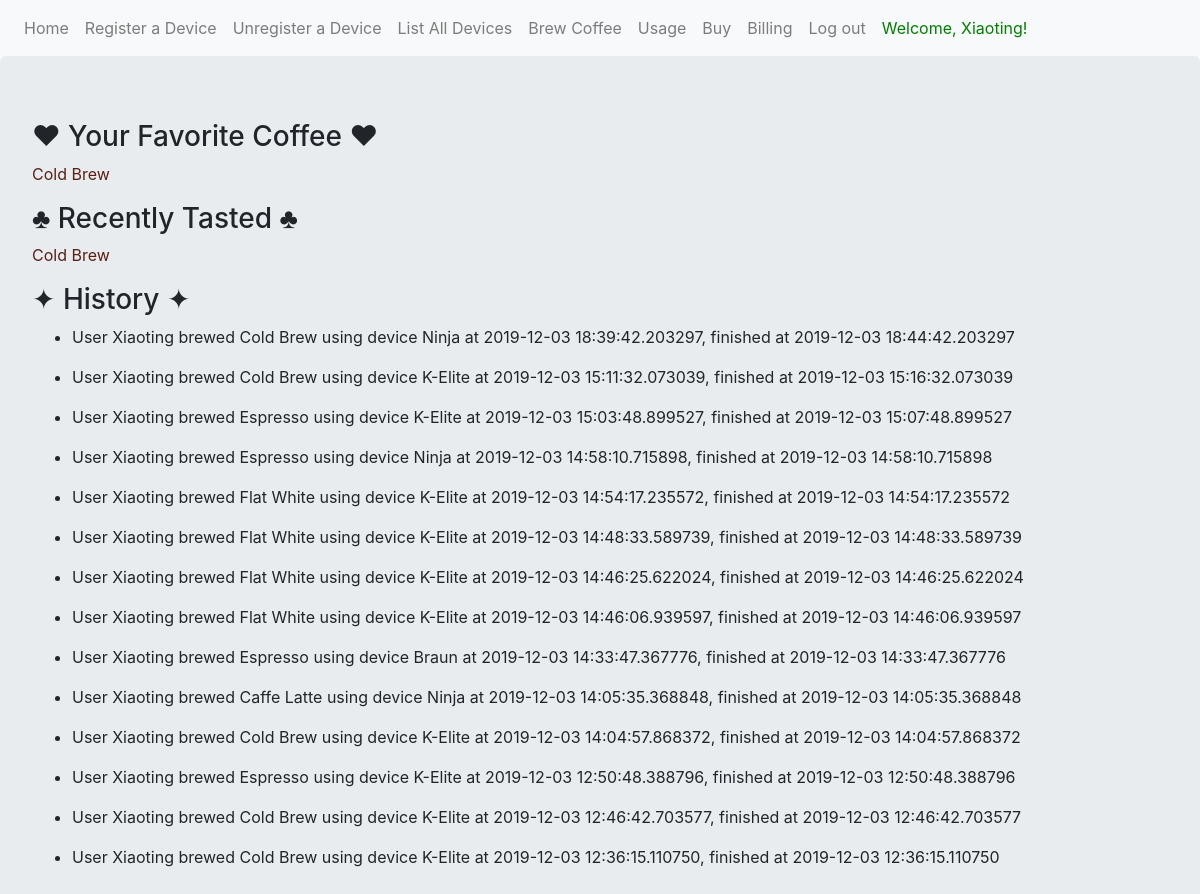
The page /brew/usage (signed in) on the database its author committed.
### myproject/models.py (models this page shows, shortened)
class User(db.Model, UserMixin):
    __tablename__ = 'users'
    id = db.Column(db.Integer, primary_key = True)
    email = db.Column(db.String(64), unique=True, index=True)
    username = db.Column(db.String(64), unique=True, index=True)
    address = db.Column(db.String(512), index=True)
    password_hash = db.Column(db.String(128))

class Menu(db.Model):
    __tablename__ = 'menus'
    id = db.Column(db.Integer,primary_key= True)
    menu_name = db.Column(db.Text)
    brew_time = db.Column(db.Time)

class BrewEvent(db.Model):
    __tablename__ = 'brewevents'
    id = db.Column(db.Integer,primary_key= True)
    start_time = db.Column(db.DateTime)
    end_time = db.Column(db.DateTime)
    user_id = db.Column(db.Integer, db.ForeignKey("users.id"))
    device_id = db.Column(db.Integer, db.ForeignKey("devices.id"))
    menu_id = db.Column(db.Integer, db.ForeignKey("menus.id"))
    status = db.Column(db.String(64)) # status: cancelled, finished
    def __repr__(self):
        menu = Menu.query.get(self.menu_id)
        user = User.query.get(self.user_id)
        device = Device.query.get(self.device_id)
        return "User {} brewed {} using device {} at {}, {} at {}".format(user.username, menu.menu_name, device.model_name, self.start_time, self.status, self.end_time)

class Device(db.Model):
    __tablename__ = 'devices'
    id = db.Column(db.Integer, primary_key = True)
    serial_numer = db.Column(db.String(12), unique=True, index=True)
    model_name = db.Column(db.String(128))
    nick_name = db.Column(db.String(256))
    owner_id = db.Column(db.Integer)
    registration_time = db.Column(db.DateTime)
    is_working = db.Column(db.Boolean)

### myproject/brew/views.py (the view)
@login_required
@brew_blueprint.route('/usage', methods=['GET', 'POST'])
def usage():
    brewevents = BrewEvent.query.filter_by(user_id=current_user.id).order_by(BrewEvent.start_time.desc()).all()
    coffees = [be.menu_id for be in brewevents]
    c_count = Counter(coffees)
    top1_menu_id = c_count.most_common(1)[0][0]
    top1 = Menu.query.get(top1_menu_id).menu_name
    recent = BrewEvent.query.filter_by(user_id=current_user.id).order_by(BrewEvent.start_time.desc()).first()
    rc = Menu.query.get(recent.menu_id).menu_name
    return render_template('usage.html', brewevents=brewevents, top1=top1,recent=rc)

### myproject/models.py (called while the page is built)
@login_manager.user_loader
def load_user(user_id):
    return User.query.get(user_id)

### myproject/brew/templates/brew/usage.html
{% extends "base.html" %}
{% block content %}
<div class="jumbotron">
  <h3>&hearts; Your Favorite Coffee &hearts;</h3>
  <p><font color='#582014'>{{top1}}</font></p>
  <h3>&#9827; Recently Tasted &#9827;</h3>
  <p><font color='#582014'>{{recent}}</font></p>
  <h3>&#10022; History &#10022;</h3>
  <ul>
    {% for brewevent in brewevents  %}
    <li>
      <p> {{brewevent}} </p>
    </li>
    {% endfor %}
  </ul>
</div>
{% endblock %}

### myproject/templates/base.html (shortened to what this page needs)
<!DOCTYPE html>
<html lang="en" dir="ltr">
  <head>
    <link rel="stylesheet" href="https://maxcdn.bootstrapcdn.com/bootstrap/4.0.0/css/bootstrap.min.css">
  </head>
  <body>
    <nav class="navbar navbar-expand-lg navbar-light bg-light">
    <div class="navbar-nav">
      <a class="nav-item nav-link" href="{{ url_for('index') }}">Home</a>
      {% if current_user.is_authenticated %}
      <a class="nav-item nav-link" href="{{ url_for('devices.register') }}">Register a Device</a>
      <a class="nav-item nav-link" href="{{ url_for('devices.unregister') }}">Unregister a Device</a>
      <a class="nav-item nav-link" href="{{ url_for('devices.list') }}">List All Devices</a>
      <a class="nav-item nav-link" href="{{ url_for('brew.brew') }}">Brew Coffee</a>
      <a class="nav-item nav-link" href="{{ url_for('brew.usage') }}">Usage</a>
      <a class="nav-item nav-link" href="{{ url_for('products.buy') }}">Buy</a>
      <a class="nav-item nav-link" href="{{ url_for('products.billing') }}">Billing</a>
      <a class="nav-item nav-link" href="{{ url_for('login.logout') }}">Log out</a>
      <a class="nav-item nav-link" }}> <font color="green"> Welcome, {{current_user.username}}!</font> </a>
      {% endif %}
    </div>
</nav>
    {% block content %}
    {% endblock %}
  </body>
</html>

### rows shown on the page
User: username "Xiaoting"
Menu: menu_name "Cold Brew"
BrewEvent: menu+user+device "User Xiaoting brewed Cold Brew using device Ninja at 2019-12-03 18:39:42.203297, finished at 2019-12-03 18:44:42.203297"
BrewEvent: menu+user+device "User Xiaoting brewed Cold Brew using device K-Elite at 2019-12-03 15:11:32.073039, finished at 2019-12-03 15:16:32.073039"
BrewEvent: menu+user+device "User Xiaoting brewed Espresso using device K-Elite at 2019-12-03 15:03:48.899527, finished at 2019-12-03 15:07:48.899527"
BrewEvent: menu+user+device "User Xiaoting brewed Espresso using device Ninja at 2019-12-03 14:58:10.715898, finished at 2019-12-03 14:58:10.715898"
BrewEvent: menu+user+device "User Xiaoting brewed Flat White using device K-Elite at 2019-12-03 14:54:17.235572, finished at 2019-12-03 14:54:17.235572"
BrewEvent: menu+user+device "User Xiaoting brewed Flat White using device K-Elite at 2019-12-03 14:48:33.589739, finished at 2019-12-03 14:48:33.589739"
BrewEvent: menu+user+device "User Xiaoting brewed Flat White using device K-Elite at 2019-12-03 14:46:25.622024, finished at 2019-12-03 14:46:25.622024"
BrewEvent: menu+user+device "User Xiaoting brewed Flat White using device K-Elite at 2019-12-03 14:46:06.939597, finished at 2019-12-03 14:46:06.939597"
BrewEvent: menu+user+device "User Xiaoting brewed Espresso using device Braun at 2019-12-03 14:33:47.367776, finished at 2019-12-03 14:33:47.367776"
BrewEvent: menu+user+device "User Xiaoting brewed Caffe Latte using device Ninja at 2019-12-03 14:05:35.368848, finished at 2019-12-03 14:05:35.368848"
BrewEvent: menu+user+device "User Xiaoting brewed Cold Brew using device K-Elite at 2019-12-03 14:04:57.868372, finished at 2019-12-03 14:04:57.868372"
BrewEvent: menu+user+device "User Xiaoting brewed Espresso using device K-Elite at 2019-12-03 12:50:48.388796, finished at 2019-12-03 12:50:48.388796"
BrewEvent: menu+user+device "User Xiaoting brewed Cold Brew using device K-Elite at 2019-12-03 12:46:42.703577, finished at 2019-12-03 12:46:42.703577"
BrewEvent: menu+user+device "User Xiaoting brewed Cold Brew using device K-Elite at 2019-12-03 12:36:15.110750, finished at 2019-12-03 12:36:15.110750"
